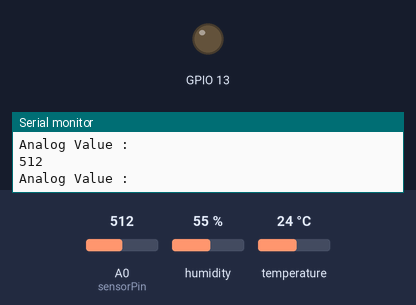
This sketch was run on a simulated ESP8266 (NodeMCU). On the bench: output pins drawn as LEDs (lit = HIGH), the last lines printed to the serial monitor. Inputs (shaded band) come from the test bench; at power-on: A0 (sensorPin) = 512, humidity 55 %, temperature 24 °C. WiFi joins after 1.5 s; servers stay silent unless stated.

Above: at 3.0 s.
3.1 s: A0 (sensorPin) set to 317
4.6 s: A0 (sensorPin) set to 283
At 5.4 s:
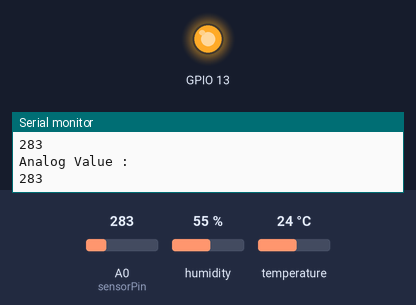
6.1 s: A0 (sensorPin) set to 306
At 7.0 s:
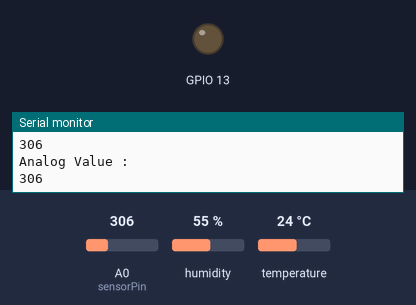
7.6 s: A0 (sensorPin) set to 290
At 8.9 s:
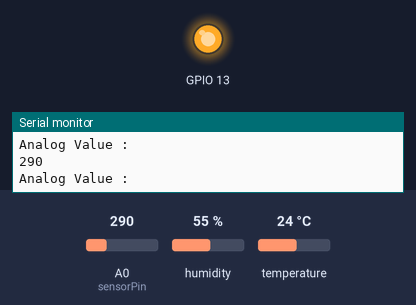
Timing chart, 0 to 10.1 s (numbered marks = the images above; inputs shaded):
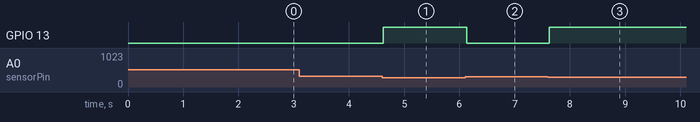

The sketch:

eMcu__Soil_Moisture_Temperature_and_Humidity__Sensor_Support.ino
```cpp
#define BLYNK_PRINT Serial

#include <ESP8266WiFi.h>
#include <BlynkSimpleEsp8266.h>
#include <SPI.h>
#include <DHT.h>

// You should get Auth Token in the Blynk App.
// Go to the Project Settings (nut icon).
char auth[] = "Your Auth Token";

// Your WiFi credentials.
// Set password to "" for open networks.
char ssid[] = "Your Wifi SSID";
char pass[] = "Your Wifi Password";

int sensorPin = A0;
int sensorValue;
int limit = 300;

#define DHTPIN 2

#define DHTTYPE DHT11

DHT dht(DHTPIN, DHTTYPE);
SimpleTimer timer;

void sendSensor()
{
  float h = dht.readHumidity();
  float t = dht.readTemperature(); // or dht.readTemperature(true) for Fahrenheit

  if (isnan(h) || isnan(t)) {
    Serial.println("Failed to read from DHT sensor!");
    return;
  }
  // You can send any value at any time.
  // Please don't send more that 10 values per second.
  Blynk.virtualWrite(V5, h);  //V5 is for Humidity
  Blynk.virtualWrite(V6, t);  //V6 is for Temperature
}

void setup()
{
  // Debug console
  Serial.begin(9600);

  pinMode(13, OUTPUT);

  Blynk.begin(auth, ssid, pass);
  dht.begin();

  // Setup a function to be called every second
  timer.setInterval(1000L, sendSensor);
}

void loop()
{
  Blynk.run();

 sensorValue = analogRead(sensorPin);
 Serial.println("Analog Value : ");
 Serial.println(sensorValue);

 Blynk.virtualWrite(V4, sensorValue); //V4 is for Soil Moisture

 if (sensorValue<limit) {
 digitalWrite(13, HIGH);
 } else {
 digitalWrite(13, LOW);
 }

 timer.run(); // Initiates SimpleTimer
}
```

Measured:
- the behaviour switches between 300 and 299 on A0 (sensorPin) (found by bisection; images 0 and 1)
- after the input at 4.6 s, GPIO 13: LOW → HIGH at once
- after the input at 6.1 s, GPIO 13: HIGH → LOW at once
- after the input at 7.6 s, GPIO 13: LOW → HIGH at once
